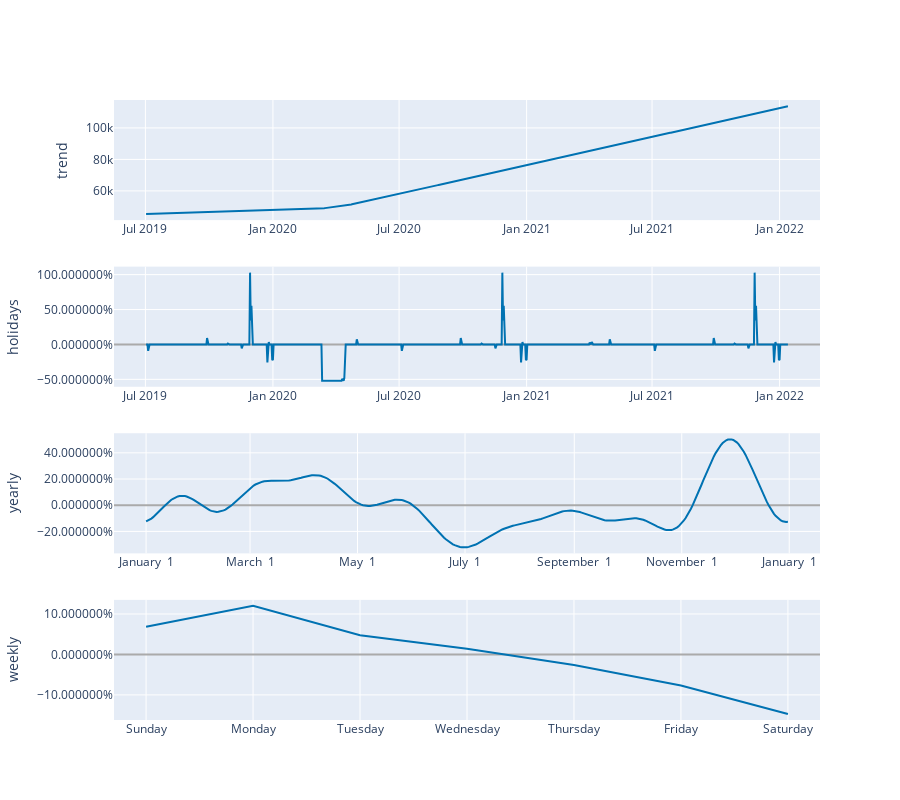

Here is the notebook cell this chart was saved with:
### Code cell
plot_components_plotly(m, forecast)

### Figure 1 — Plotly figure (JSON) as saved in the notebook; plotly's stock layout.template omitted (floating-point values rounded to 4 significant figures; data arrays with more than 128 entries replaced by an {"elided": "..."} marker saying what was removed)
{"data": [{"line": {"color": "#0072B2", "width": 2}, "mode": "lines", "name": "trend", "type": "scatter", "x": {"elided": "923 str values"}, "xaxis": "x", "y": {"elided": "923 float values"}, "yaxis": "y"}, {"line": {"color": "rgba(0, 114, 178, 0.2)", "width": 0}, "mode": "lines", "name": "trend_upper", "type": "scatter", "x": {"elided": "923 str values"}, "xaxis": "x", "y": {"elided": "923 float values"}, "yaxis": "y"}, {"fill": "tonexty", "fillcolor": "rgba(0, 114, 178, 0.2)", "line": {"color": "rgba(0, 114, 178, 0.2)", "width": 0}, "mode": "lines", "name": "trend_lower", "type": "scatter", "x": {"elided": "923 str values"}, "xaxis": "x", "y": {"elided": "923 float values"}, "yaxis": "y"}, {"line": {"color": "#0072B2", "width": 2}, "mode": "lines", "name": "holidays", "text": {"elided": "923 str values"}, "type": "scatter", "x": {"elided": "923 str values"}, "xaxis": "x2", "y": {"elided": "923 float values"}, "yaxis": "y2"}, {"line": {"color": "#0072B2", "width": 2}, "mode": "lines", "name": "yearly", "type": "scatter", "x": {"elided": "365 str values"}, "xaxis": "x3", "y": {"elided": "365 float values"}, "yaxis": "y3"}, {"line": {"color": "#0072B2", "width": 2}, "mode": "lines", "name": "weekly", "type": "scatter", "x": ["2017-01-01T00:00:00", "2017-01-02T00:00:00", "2017-01-03T00:00:00", "2017-01-04T00:00:00", "2017-01-05T00:00:00", "2017-01-06T00:00:00", "2017-01-07T00:00:00"], "xaxis": "x4", "y": [0.06824, 0.12, 0.04754, 0.01405, -0.02622, -0.07655, -0.1471], "yaxis": "y4"}], "layout": {"height": 800, "showlegend": false, "width": 900, "xaxis": {"anchor": "y", "domain": [0, 1], "range": ["2019-05-16T16:48:00", "2022-02-28T07:12:00"], "type": "date"}, "xaxis2": {"anchor": "y2", "domain": [0, 1], "range": ["2019-05-16T16:48:00", "2022-02-28T07:12:00"], "type": "date"}, "xaxis3": {"anchor": "y3", "domain": [0, 1], "range": ["2016-12-13T18:54:02.958904115", "2018-01-18T11:04:57.863013581"], "tickformat": "%B %e", "type": "date"}, "xaxis4": {"anchor": "y4", "domain": [0, 1], "range": ["2016-12-31T16:48:00", "2017-01-07T07:12:00"], "tickformat": "%A", "type": "date"}, "yaxis": {"anchor": "x", "autorange": true, "domain": [0.8063, 1], "range": [41470.0, 117700.0], "rangemode": "normal", "title": {"text": "trend"}, "type": "linear", "zerolinecolor": "#AAA"}, "yaxis2": {"anchor": "x2", "autorange": true, "domain": [0.5375, 0.7312], "hoverformat": ".2%", "range": [-0.6061, 1.115], "rangemode": "tozero", "tickformat": "%", "title": {"text": "holidays"}, "type": "linear", "zerolinecolor": "#AAA"}, "yaxis3": {"anchor": "x3", "autorange": true, "domain": [0.2687, 0.4625], "hoverformat": ".2%", "range": [-0.3677, 0.5496], "tickformat": "%", "title": {"text": "yearly"}, "type": "linear", "zerolinecolor": "#AAA"}, "yaxis4": {"anchor": "x4", "autorange": true, "domain": [0, 0.1938], "hoverformat": ".2%", "range": [-0.1619, 0.1349], "tickformat": "%", "title": {"text": "weekly"}, "type": "linear", "zerolinecolor": "#AAA"}}}
